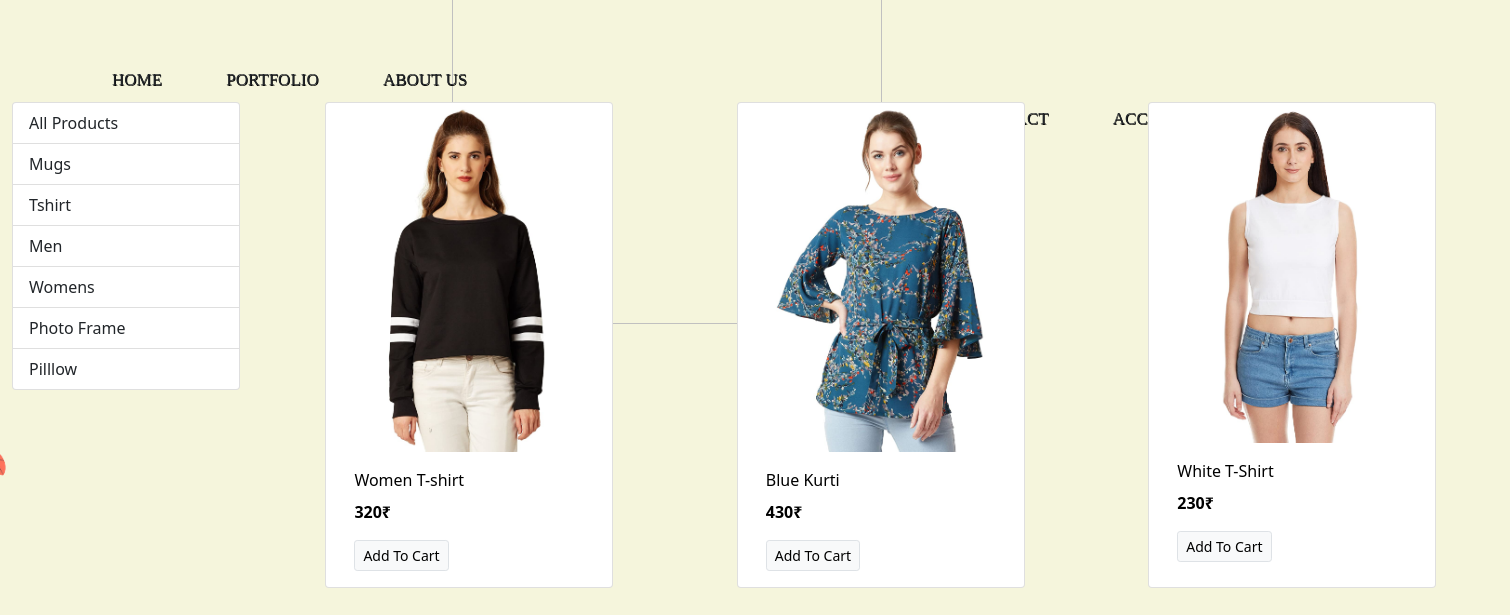
The page /cart?category=5 on the database its author committed.
### store/models/category.py (models this page shows, shortened)
class Category(models.Model):
    name = models.CharField(max_length=20)
    def get_all_categories():
        return Category.objects.all()

### store/models/product.py (models this page shows, shortened)
class Product(models.Model):
    name = models.CharField(max_length=50)
    price = models.IntegerField(default=0)
    category = models.ForeignKey(Category, on_delete=models.CASCADE,default=1)
    description = models.CharField(max_length=200,default='',null=True,blank=True)
    image = models.ImageField(upload_to='uploads/produts/')
    def get_all_products_by_categoryid(category_id):
        if category_id:
            return Product.objects.filter(category=category_id)
        else:
            return Product.objects.all()

### store/views.py (the view)
# urls.py: path('cart',views.cart,name='cart'),
def cart(request):
    categories = Category.get_all_categories();
    categoryID = request.GET.get('category')
    if categoryID:
        products= Product.get_all_products_by_categoryid(categoryID)
    else:
        products = Product.get_all_products();
    data={}
    data ['products'] = products
    data['categories'] = categories
    return render(request,'cart.html',data)

### store/templates/cart.html (shortened to what this page needs)
{% extends "base.html" %} {% load static %} {% block menu %}
<div>
    <ul id="firstthree">
        <h4 id="a">
            <a class="text-dark" href="{% url 'index' %}" style="text-decoration: none;">HOME</a>
        </h4>
        <h4 id="b">
            <a class="text-dark" href="#" style="text-decoration: none;">PORTFOLIO</a>
        </h4>
        <h4 id="c">
            <a class="text-dark" href="#" style="text-decoration: none;">ABOUT US</a>
        </h4>
    </ul>
</div>
<div>
    <ul id="logo">
        <a href="#" style="text-decoration: none;"><img src="{%  static  'css/Images/logo.png'  %}" width="430" height="430"></a>
    </ul>
</div>
<div class="ml-1">
    <ul id="lastthree">
        <h4 id="d">
            <a class="text-dark" href="{% url 'cart' %}" style="text-decoration: none;">STORE</a>
        </h4>
        <h4 id="e">
            <a class="text-dark" href="#" style="text-decoration: none;">CONTACT</a>
        </h4>
        <h4 id="f">
            <a class="text-dark" href="#" style="text-decoration: none;">ACCOUNT</a>
        </h4>
    </ul>
</div>
<div id="img1">
</div>
{% endblock %}
{% block content %}
<div class="container-fluid mt-5" id="sidenav">
    <div class="row">
        <div class="col-lg-2 mx-auto">
            <div class="list-group">
                <a href="/cart" class="list-group-item list-group-action">All Products</a> {% for category in categories%}
                <a href="?category={{category.id}}" class="list-group-item list-group-action">{{category.name}}</a> {% endfor%}
            </div>
        </div>
        <div id="products" class="col-lg-10 mx-auto">
            <div class="row mx-auto">
                {% for product in products %}
                <div class="card mx-auto mb-4" style="width: 18rem;">
                    <img src="{{product.image.url}}" class="card-img-top" alt="...">
                    <div class="card-body">
                        <p class="card-title">{{product.name}}</p>
                        <p class="card-text"><b>{{product.price}}₹</b></p>
                        <a href="#" class="btn btn-light border btn-sm">Add To Cart</a>
                    </div>
                </div>
                {% endfor %}
            </div>
        </div>
    </div>
</div>
{% endblock %}

### store/static/css/cart.css (style rules this page uses)
body { background-color: green; }
body div ul h4 { display: inline-flex; font-family: 'Times New Roman', Times, serif; padding: 10px; margin-right: 40px; font-size: 17px; text-shadow: .5px .5px black; position: relative; }
body div ul h4:after { background: none repeat scroll 0 0 transparent; bottom: 0; content: ""; display: block; height: 2px; left: 50%; position: absolute; background: black; transition: width 0.3s ease 0s, left 0.3s ease 0s; width: 0; }
body div #firstthree { margin-top: 60px; margin-left: 50px; }
body div #logo { margin-left: 380px; margin-top: -240px; }
body div #lastthree { margin-left: 770px; margin-top: -265px; }
body #img1 { margin-left: -50px; margin-top: 90px; position: relative; }

### store/static/css/index.css (style rules this page uses)
* { margin: 0px; padding: 0px; z-index: 0; color: black; }
body { background-color: beige; width: 100%; opacity: 100%; height: 100%; background-size: cover; background-repeat: no-repeat; }
body div ul h4 { display: inline-flex; font-family: 'Times New Roman', Times, serif; padding: 10px; margin-right: 40px; font-size: 17px; text-shadow: .5px .5px black; position: relative; }
body div ul h4:after { background: none repeat scroll 0 0 transparent; bottom: 0; content: ""; display: block; height: 2px; left: 50%; position: absolute; background: black; transition: width 0.3s ease 0s, left 0.3s ease 0s; width: 0; }
body div #firstthree { margin-top: 60px; margin-left: 70px; }
body div #logo { margin-left: 420px; margin-top: -230px; }
body div #lastthree { margin-left: 810px; margin-top: -241px; }
body #img1 { margin-left: -360px; margin-top: 30px; }

### rows shown on the page
Category: name "Mugs"
Category: name "Tshirt"
Category: name "Men"
Category: name "Womens"
Category: name "Photo Frame"
Category: name "Pilllow"
Product: image (picture), name "Women T-shirt", price "320"
Product: image (picture), name "Blue Kurti", price "430"
Product: image (picture), name "White T-Shirt", price "230"
